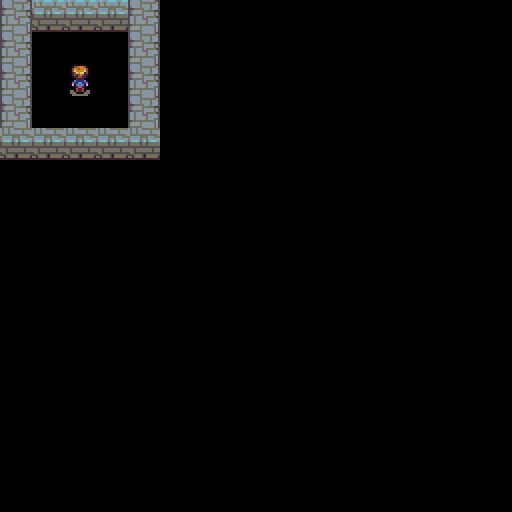

This is a level from a 2D game, rendered from its Tiled map with the project's own tilesets. A one-line summary and the map file follow, with tile-layer data summarised:
An orthogonal 16x16 tile map with 32x32 px tiles, 3 tile layers (obstacles, ramassable, joueur).

<map version="1.0" orientation="orthogonal" renderorder="right-down" width="16" height="16" tilewidth="32" tileheight="32" nextobjectid="1">
 <tileset firstgid="1" name="tiny-Complete-Spritesheet-32x32-fruits" tilewidth="32" tileheight="32">
  <image source="../SpriteSheet-32x32/tiny-Complete-Spritesheet-32x32-fruits.bmp" width="512" height="512" />
 </tileset>
 <layer name="obstacles" width="16" height="16">
  <data>[256 cells, 16 non-empty, 3 distinct tile ids]</data>
 </layer>
 <layer name="ramassable" width="16" height="16">
  <data>[256 cells, 0 non-empty, 0 distinct tile ids]</data>
 </layer>
 <layer name="joueur" width="16" height="16">
  <data>[256 cells, 1 non-empty, 1 distinct tile ids]</data>
 </layer>
</map>
